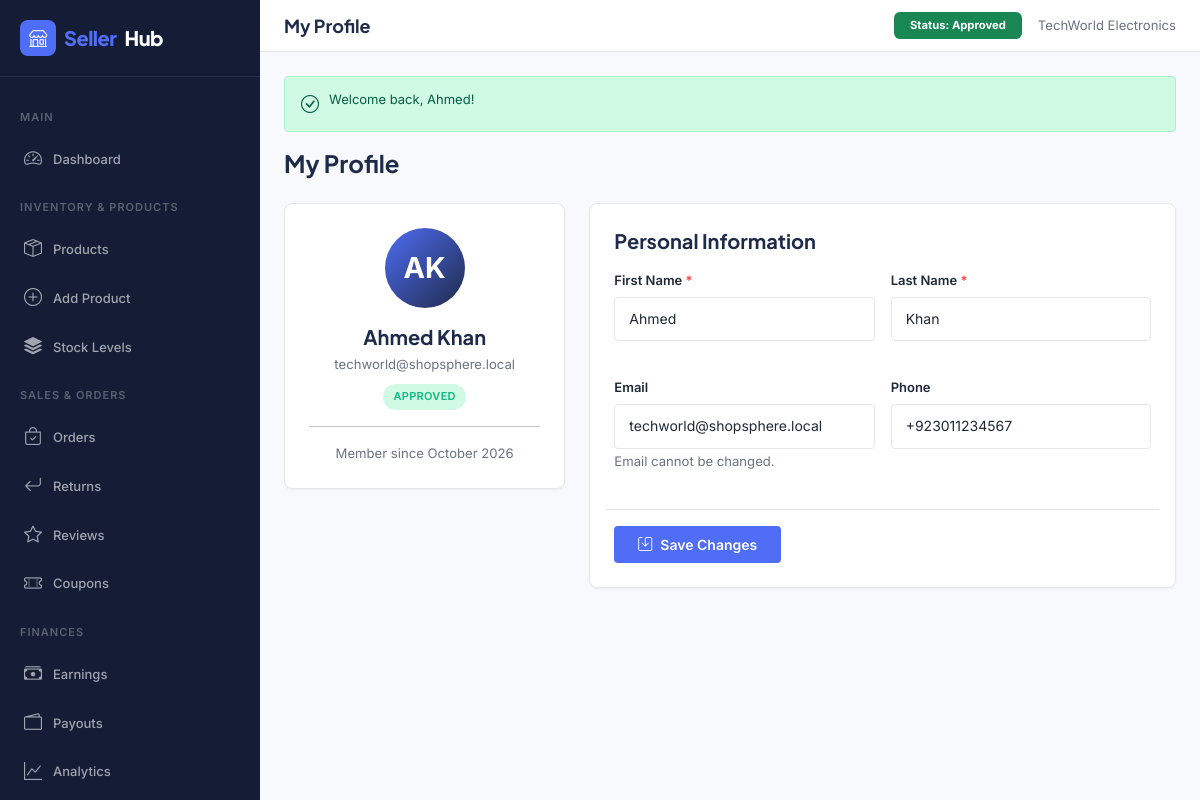
Screenshot of /seller/profile.php (signed in) with the database file from the repository.
### tables this page shows
CREATE TABLE `seller_profiles` (
    `user_id` INT UNSIGNED NOT NULL PRIMARY KEY,
    `store_name` VARCHAR(150) NOT NULL,
    `store_slug` VARCHAR(150) NOT NULL,
    `store_description` TEXT NULL,
    `store_logo` VARCHAR(255) NULL,
    `store_banner` VARCHAR(255) NULL,
    `business_name` VARCHAR(200) NOT NULL,
    `business_address` TEXT NOT NULL,
    `tax_id` VARCHAR(100) NULL,
    `commission_rate` DECIMAL(5,2) NULL COMMENT 'Vendor specific commission override percentage',
    `status` ENUM('pending', 'approved', 'rejected', 'suspended') NOT NULL DEFAULT 'pending',
    `approved_at` DATETIME NULL,
    `rejection_reason` TEXT NULL,
    `suspension_reason` TEXT NULL,
    `rating_avg` DECIMAL(3,2) NOT NULL DEFAULT 0.00,
    `total_sales` INT UNSIGNED NOT NULL DEFAULT 0,
    `verified` BOOLEAN NOT NULL DEFAULT FALSE,
    `created_at` DATETIME NOT NULL DEFAULT CURRENT_TIMESTAMP,
    `updated_at` DATETIME NOT NULL DEFAULT CURRENT_TIMESTAMP ON UPDATE CURRENT_TIMESTAMP,
    CONSTRAINT `chk_seller_commission` CHECK (`commission_rate` IS NULL OR (`commission_rate` >= 0.00 AND `commission_rate` <= 100.00)),
    CONSTRAINT `chk_seller_rating` CHECK (`rating_avg` >= 0.00 AND `rating_avg` <= 5.00),
    UNIQUE KEY `uq_seller_store_slug` (`store_slug`),
    KEY `idx_seller_status` (`status`),
    KEY `idx_seller_verified` (`verified`),
    KEY `idx_seller_rating` (`rating_avg`),
    CONSTRAINT `fk_seller_profiles_user` FOREIGN KEY (`user_id`) 
        REFERENCES `users` (`id`) ON DELETE CASCADE ON UPDATE CASCADE
);

CREATE TABLE `users` (
    `id` INT UNSIGNED AUTO_INCREMENT PRIMARY KEY,
    `email` VARCHAR(255) NOT NULL,
    `password_hash` VARCHAR(255) NOT NULL,
    `first_name` VARCHAR(100) NOT NULL,
    `last_name` VARCHAR(100) NOT NULL,
    `phone` VARCHAR(30) NULL,
    `role` ENUM('customer', 'seller', 'admin') NOT NULL DEFAULT 'customer',
    `status` ENUM('active', 'suspended', 'pending_verification') NOT NULL DEFAULT 'active',
    `email_verified_at` DATETIME NULL,
    `avatar` VARCHAR(255) NULL,
    `last_login_at` DATETIME NULL,
    `failed_login_attempts` TINYINT UNSIGNED NOT NULL DEFAULT 0,
    `locked_until` DATETIME NULL,
    `created_at` DATETIME NOT NULL DEFAULT CURRENT_TIMESTAMP,
    `updated_at` DATETIME NOT NULL DEFAULT CURRENT_TIMESTAMP ON UPDATE CURRENT_TIMESTAMP,
    UNIQUE KEY `uq_users_email` (`email`),
    KEY `idx_users_role` (`role`),
    KEY `idx_users_status` (`status`),
    KEY `idx_users_phone` (`phone`),
    KEY `idx_users_created_at` (`created_at`)
);

### includes/functions.php (called while the page is built, shortened)
<?php
if (!function_exists('e')) {
    function e(?string $string): string
    {
        return htmlspecialchars((string) ($string ?? ''), ENT_QUOTES | ENT_SUBSTITUTE, 'UTF-8');
    }
}
if (!function_exists('url')) {
    function url(string $path = ''): string
    {
        $base = defined('APP_URL') ? rtrim(APP_URL, '/') : '';
        $path = ltrim($path, '/');
        return $path === '' ? $base : $base . '/' . $path;
    }
}
if (!function_exists('asset')) {
    function asset(string $path = ''): string
    {
        $path = trim($path);
        $path = ltrim($path, '/');
        if (!str_starts_with($path, 'assets/')) {
            $path = 'assets/' . $path;
        }
        return url($path);
    }
}
if (!function_exists('format_date')) {
    function format_date(string|int|DateTimeInterface|null $date, string $format = 'M j, Y h:i A'): string
    {
        try {
            $dt = new DateTime((string) $date);
            return $dt->format($format);
        } catch (Exception $e) {
            return (string) $date;
        }
    }
}
if (!function_exists('get_flash')) {
    function get_flash(string $key, mixed $default = null): mixed
    {
        if (isset($_SESSION['_flash'][$key])) {
            $value = $_SESSION['_flash'][$key];
            return $value;
        }
        return $default;
    }
}

### seller/profile.php (the view, shortened to what this page needs)
<?php
$page_title = 'My Profile'; $current_page = 'profile';
require_once __DIR__ . '/header.php';
$stmt = $db->prepare("SELECT u.*, sp.* FROM users u LEFT JOIN seller_profiles sp ON u.id = sp.user_id WHERE u.id = ?");
$stmt->execute([$seller_id]);
$seller = $stmt->fetch();
?>
<h4 class="mb-4">My Profile</h4>
<div class="row g-4">
    <div class="col-lg-4">
        <div class="ss-card text-center p-4">
            <div style="width: 80px; height: 80px; border-radius: 50%; background: linear-gradient(135deg, #4f6df5, #1e2a4a); color: #fff; display: flex; align-items: center; justify-content: center; font-size: 1.8rem; font-weight: 700; margin: 0 auto 1rem;">
                <?php echo strtoupper(substr($seller['first_name'] ?? 'S', 0, 1) . substr($seller['last_name'] ?? 'S', 0, 1)); ?>
            </div>
            <h5 class="mb-1"><?php echo e(($seller['first_name'] ?? '') . ' ' . ($seller['last_name'] ?? '')); ?></h5>
            <p class="small text-ss-muted mb-2"><?php echo e($seller['email'] ?? ''); ?></p>
            <span class="ss-badge ss-badge-<?php echo ($seller['status'] ?? '') === 'approved' ? 'success' : 'warning'; ?>"><?php echo ucfirst($seller['status'] ?? 'unknown'); ?></span>
            <hr>
            <p class="small text-ss-muted mb-0">Member since <?php echo format_date($seller['created_at'] ?? date('Y-m-d'), 'F Y'); ?></p>
        </div>
    </div>
    <div class="col-lg-8">
        <div class="ss-card p-4">
            <h5 class="mb-3">Personal Information</h5>
            <form method="POST">
                <div class="row g-3">
                    <div class="col-md-6 ss-form-group">
                        <label>First Name <span class="required">*</span></label>
                        <input type="text" name="first_name" class="ss-form-control" value="<?php echo e($seller['first_name'] ?? ''); ?>" required>
                    </div>
                    <div class="col-md-6 ss-form-group">
                        <label>Last Name <span class="required">*</span></label>
                        <input type="text" name="last_name" class="ss-form-control" value="<?php echo e($seller['last_name'] ?? ''); ?>" required>
                    </div>
                    <div class="col-md-6 ss-form-group">
                        <label>Email</label>
                        <input type="email" class="ss-form-control" value="<?php echo e($seller['email'] ?? ''); ?>" readonly>
                        <small class="text-ss-muted">Email cannot be changed.</small>
                    </div>
                    <div class="col-md-6 ss-form-group">
                        <label>Phone</label>
                        <input type="tel" name="phone" class="ss-form-control" value="<?php echo e($seller['phone'] ?? ''); ?>">
                    </div>
                    <div class="col-12 mt-3 pt-3 border-top">
                        <button type="submit" class="btn btn-ss-primary px-4 py-2"><i class="bi bi-save"></i> Save Changes</button>
                    </div>
                </div>
            </form>
        </div>
    </div>
</div>
<?php require_once __DIR__ . '/footer.php'; ?>

### seller/header.php (shortened to what this page needs)
<?php
require_once __DIR__ . '/../includes/functions.php';
$seller_id = get_current_user_id();
$db = get_db();
$stmt = $db->prepare("SELECT sp.*, u.first_name, u.last_name, u.email FROM seller_profiles sp
                      JOIN users u ON sp.user_id = u.id
                      WHERE sp.user_id = ? LIMIT 1");
$stmt->execute([$seller_id]);
$seller = $stmt->fetch();
$current_page = $current_page ?? 'dashboard';
?>
<!DOCTYPE html>
<html lang="en">
<head>
    <link href="https://cdn.jsdelivr.net/npm/bootstrap@5.3.3/dist/css/bootstrap.min.css" rel="stylesheet">
    <link href="https://cdn.jsdelivr.net/npm/bootstrap-icons@1.11.3/font/bootstrap-icons.min.css" rel="stylesheet">
    <link href="<?php echo asset('css/style.css'); ?>" rel="stylesheet">
</head>
<body>
<div class="ss-dashboard">
    <aside class="ss-sidebar">
        <div class="ss-sidebar-header">
            <a href="<?php echo url('/seller/dashboard.php'); ?>" class="ss-logo">
                <div class="ss-logo-icon"><i class="bi bi-shop"></i></div>
                <span>Seller</span>Hub
            </a>
        </div>
        <div class="ss-sidebar-nav">
            <div class="nav-section">Main</div>
            <a href="<?php echo url('/seller/dashboard.php'); ?>" class="nav-link <?php echo $current_page === 'dashboard' ? 'active' : ''; ?>">
                <i class="bi bi-speedometer2"></i> Dashboard
            </a>
            <div class="nav-section">Inventory & Products</div>
            <a href="<?php echo url('/seller/products.php'); ?>" class="nav-link <?php echo $current_page === 'products' ? 'active' : ''; ?>">
                <i class="bi bi-box-seam"></i> Products
            </a>
            <a href="<?php echo url('/seller/add-product.php'); ?>" class="nav-link <?php echo $current_page === 'add-product' ? 'active' : ''; ?>">
                <i class="bi bi-plus-circle"></i> Add Product
            </a>
            <a href="<?php echo url('/seller/inventory.php'); ?>" class="nav-link <?php echo $current_page === 'inventory' ? 'active' : ''; ?>">
                <i class="bi bi-stack"></i> Stock Levels
            </a>
            <div class="nav-section">Sales & Orders</div>
            <a href="<?php echo url('/seller/orders.php'); ?>" class="nav-link <?php echo $current_page === 'orders' ? 'active' : ''; ?>">
                <i class="bi bi-bag-check"></i> Orders
            </a>
            <a href="<?php echo url('/seller/returns.php'); ?>" class="nav-link <?php echo $current_page === 'returns' ? 'active' : ''; ?>">
                <i class="bi bi-arrow-return-left"></i> Returns
            </a>
            <a href="<?php echo url('/seller/reviews.php'); ?>" class="nav-link <?php echo $current_page === 'reviews' ? 'active' : ''; ?>">
                <i class="bi bi-star"></i> Reviews
            </a>
            <a href="<?php echo url('/seller/coupons.php'); ?>" class="nav-link <?php echo $current_page === 'coupons' ? 'active' : ''; ?>">
                <i class="bi bi-ticket-perforated"></i> Coupons
            </a>
            <div class="nav-section">Finances</div>
            <a href="<?php echo url('/seller/earnings.php'); ?>" class="nav-link <?php echo $current_page === 'earnings' ? 'active' : ''; ?>">
                <i class="bi bi-cash-stack"></i> Earnings
            </a>
            <a href="<?php echo url('/seller/payouts.php'); ?>" class="nav-link <?php echo $current_page === 'payouts' ? 'active' : ''; ?>">
                <i class="bi bi-wallet2"></i> Payouts
            </a>
            <a href="<?php echo url('/seller/analytics.php'); ?>" class="nav-link <?php echo $current_page === 'analytics' ? 'active' : ''; ?>">
                <i class="bi bi-graph-up"></i> Analytics
            </a>
        </div>
    </aside>
    <main class="ss-main-content">
        <header class="ss-topbar">
            <div class="ss-topbar-left">
                <h1 class="ss-page-title"><?php echo e($page_title ?? 'Seller Portal'); ?></h1>
            </div>
            <div class="ss-topbar-right">
                <span class="badge <?php echo ($seller['status'] ?? '') === 'approved' ? 'bg-success' : 'bg-warning text-dark'; ?> px-3 py-2">
                    Status: <?php echo ucfirst($seller['status'] ?? 'Pending'); ?>
                </span>
                <span class="text-ss-muted small d-none d-md-inline">
                    <?php echo e($seller['store_name'] ?? 'My Store'); ?>
                </span>
            </div>
        </header>
        <div class="ss-dashboard-content">
            <?php
            $flash_success = get_flash('success');
            if ($flash_success): ?>
                <div class="ss-alert ss-alert-success"><i class="bi bi-check-circle"></i> <?php echo e($flash_success); ?></div>
            <?php endif; ?>

### rows the page displays
seller_profiles: status "Approved", store_name "TechWorld Electronics", user_id.last_name "AK", user_id.last_name "Ahmed Khan", user_id.email "techworld@shopsphere.local", status "APPROVED", first_name "Ahmed", last_name "Khan", phone "+923011234567"

### other values shown
$page_title "My Profile"
$flash_success "Welcome back, Ahmed!"
